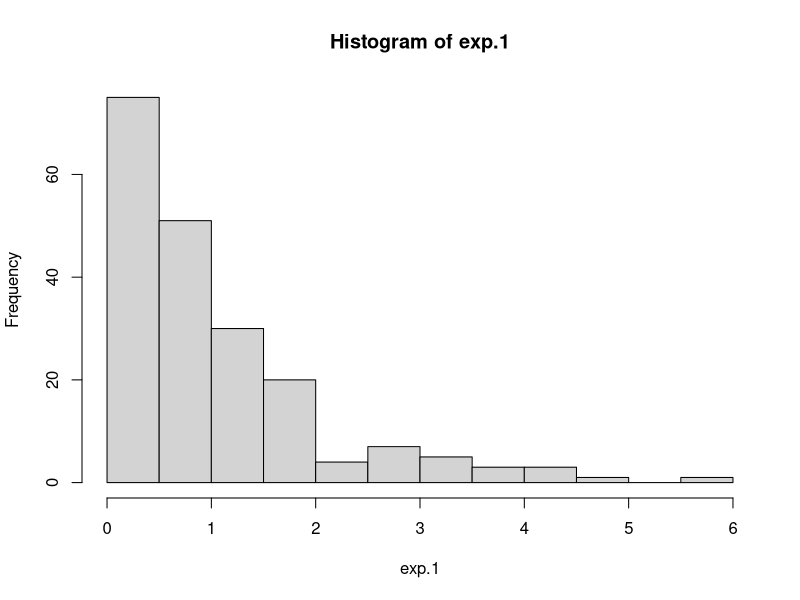
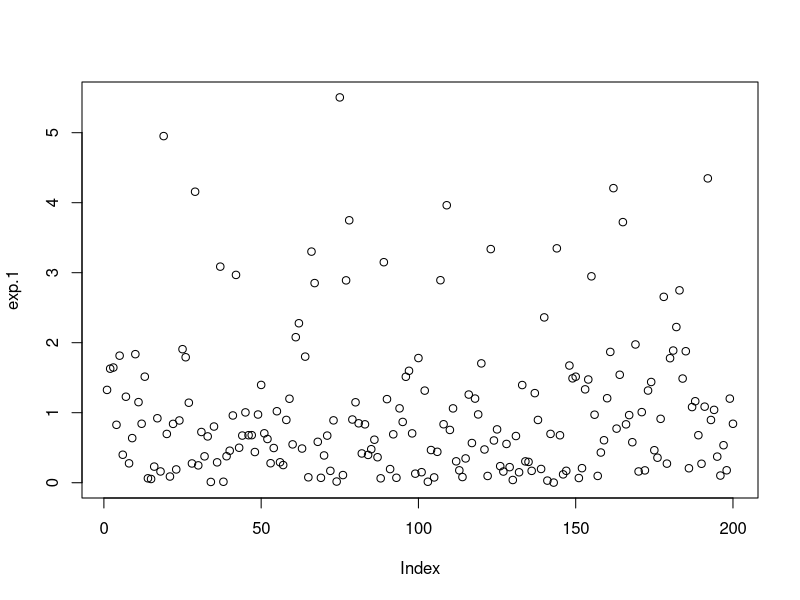
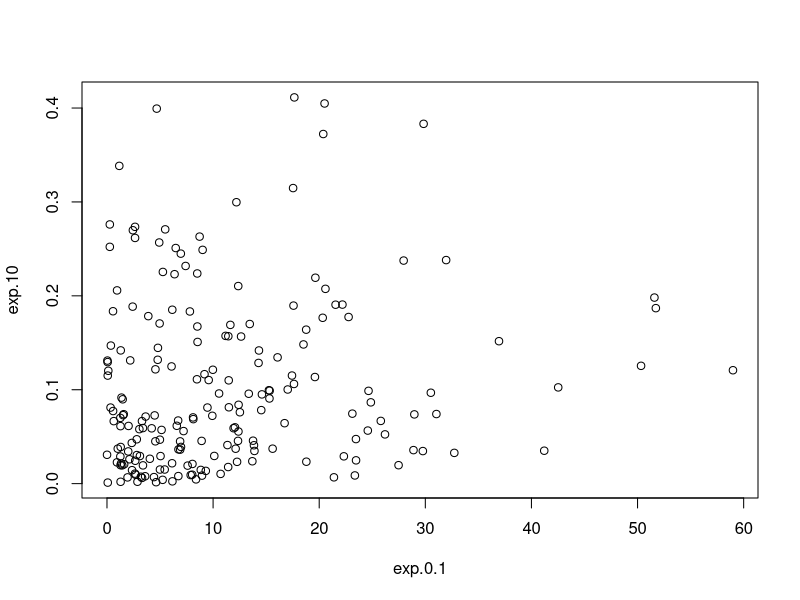
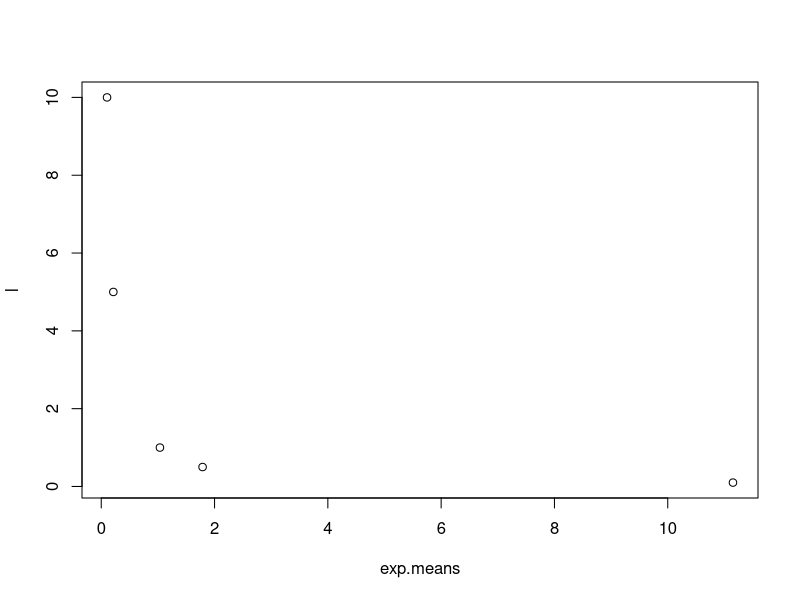
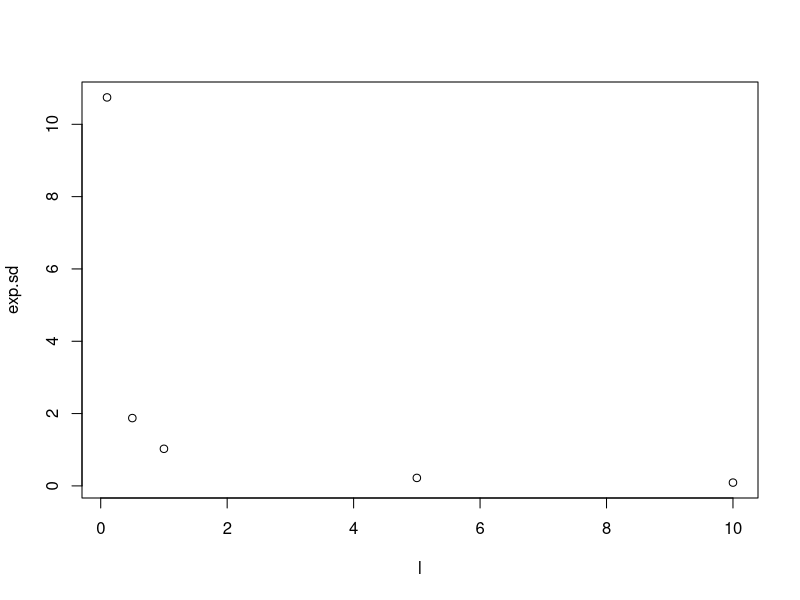
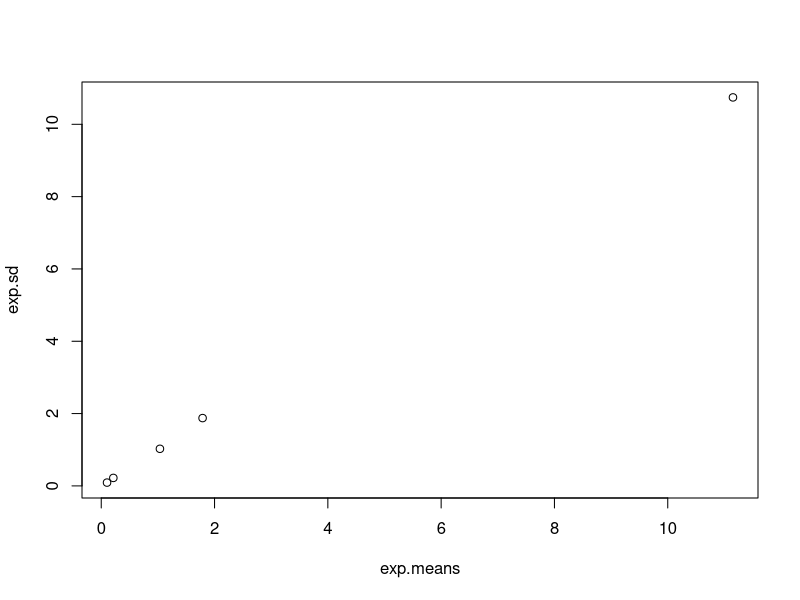
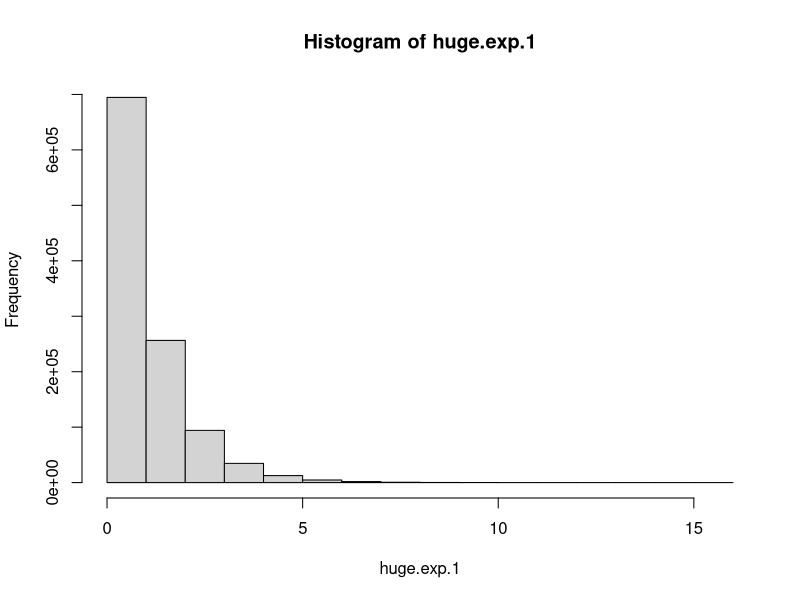
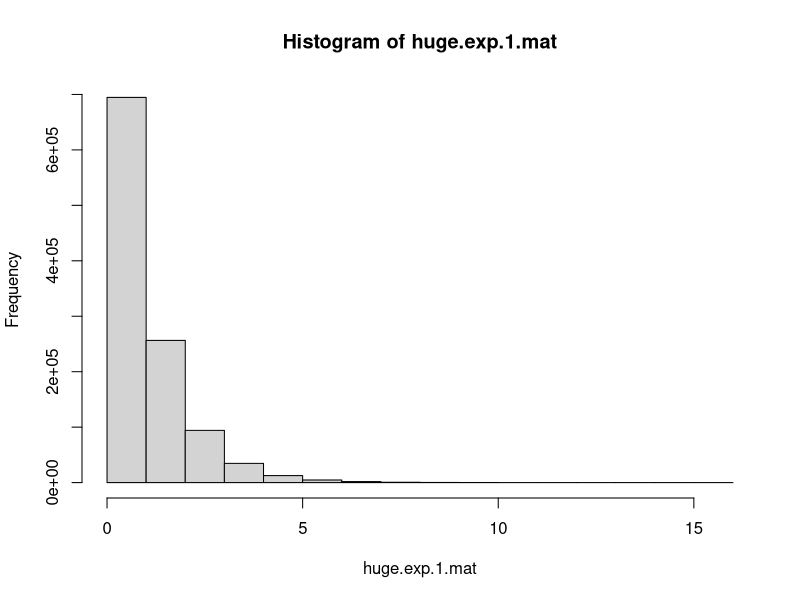

Reproduce these figures in R, in order.
## ---- chunk 1
 exp.1<-rexp(n=200)
 mean(exp.1)
 sd(exp.1)
## ---- chunk 2
exp.0.1<-rexp(n=200, rate = 0.1)
mean(exp.0.1)
sd(exp.0.1)
exp.0.5<-rexp(n=200, rate = 0.5)
mean(exp.0.5)
sd(exp.0.5)
exp.5<-rexp(n=200,rate = 5)
mean(exp.5)
sd(exp.5)
exp.10<-rexp(n=200,rate = 10)
mean(exp.10)
sd(exp.10)
## ---- chunk 3
  hist(exp.1)
## ---- chunk 4
plot(exp.1)
## ---- chunk 5
plot(exp.0.1, exp.10)
## ---- chunk 6
exp.means<-c(mean(exp.1), mean(exp.0.1), mean(exp.0.5), mean(exp.5), mean(exp.10))
head(exp.means)
## ---- chunk 7
l<-c(1,0.1,0.5,5,10)
plot(exp.means, l)
## ---- chunk 8
exp.sd<-c(sd(exp.1), sd(exp.0.1), sd(exp.0.5), sd(exp.5), sd(exp.10))
plot(l, exp.sd)
## ---- chunk 9
plot(exp.means, exp.sd)
## ---- chunk 10
huge.exp.1<-rexp(1100000)
head(mean(huge.exp.1))
head(sd(huge.exp.1))
## ---- chunk 11
hist(huge.exp.1)
## ---- chunk 12
mean(huge.exp.1[huge.exp.1>1])
## ---- chunk 13
huge.exp.1.mat<-array(huge.exp.1, dim = c(1100,1000))
hist(huge.exp.1.mat)
## ---- chunk 14
head(mean(huge.exp.1.mat[,137]))
## ---- chunk 15
s<-vector(mode = 'integer', length = 1000)
for (i in 1:1000)
{
  s[i]<-mean(huge.exp.1.mat[,i])
}

hist(s)
## ---- chunk 16
head(mean(huge.exp.1*huge.exp.1))
head(sd(huge.exp.1*huge.exp.1))
